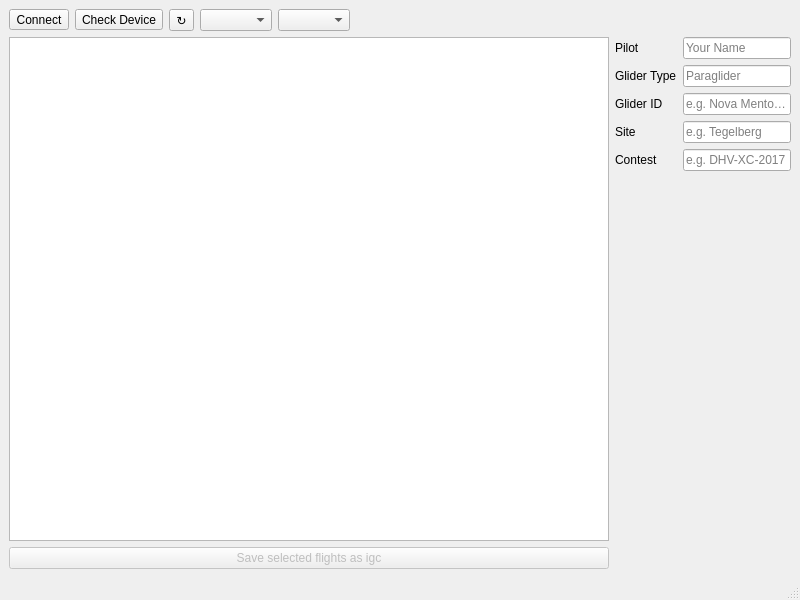
<?xml version="1.0" encoding="UTF-8"?>
<ui version="4.0">
 <class>MainWindow</class>
 <widget class="QMainWindow" name="MainWindow">
  <property name="geometry">
   <rect>
    <x>0</x>
    <y>0</y>
    <width>800</width>
    <height>600</height>
   </rect>
  </property>
  <property name="windowTitle">
   <string>VarioDump</string>
  </property>
  <widget class="QWidget" name="centralwidget">
   <layout class="QGridLayout" name="gridLayout" columnstretch="70,0">
    <item row="1" column="0">
     <widget class="QListWidget" name="listWidget">
      <property name="sizePolicy">
       <sizepolicy hsizetype="Expanding" vsizetype="Expanding">
        <horstretch>0</horstretch>
        <verstretch>100</verstretch>
       </sizepolicy>
      </property>
      <property name="editTriggers">
       <set>QAbstractItemView::NoEditTriggers</set>
      </property>
      <property name="showDropIndicator" stdset="0">
       <bool>false</bool>
      </property>
      <property name="alternatingRowColors">
       <bool>true</bool>
      </property>
      <property name="selectionMode">
       <enum>QAbstractItemView::ExtendedSelection</enum>
      </property>
      <property name="selectionBehavior">
       <enum>QAbstractItemView::SelectRows</enum>
      </property>
      <property name="iconSize">
       <size>
        <width>16</width>
        <height>16</height>
       </size>
      </property>
      <property name="verticalScrollMode">
       <enum>QAbstractItemView::ScrollPerPixel</enum>
      </property>
      <property name="horizontalScrollMode">
       <enum>QAbstractItemView::ScrollPerPixel</enum>
      </property>
      <property name="uniformItemSizes">
       <bool>true</bool>
      </property>
     </widget>
    </item>
    <item row="1" column="1">
     <layout class="QFormLayout" name="formLayout">
      <item row="0" column="0">
       <widget class="QLabel" name="label">
        <property name="text">
         <string>Pilot</string>
        </property>
       </widget>
      </item>
      <item row="0" column="1">
       <widget class="QLineEdit" name="pilotEdit">
        <property name="placeholderText">
         <string>Your Name</string>
        </property>
       </widget>
      </item>
      <item row="1" column="0">
       <widget class="QLabel" name="label_2">
        <property name="text">
         <string>Glider Type</string>
        </property>
       </widget>
      </item>
      <item row="1" column="1">
       <widget class="QLineEdit" name="gliderEdit">
        <property name="text">
         <string/>
        </property>
        <property name="placeholderText">
         <string>Paraglider</string>
        </property>
       </widget>
      </item>
      <item row="2" column="0">
       <widget class="QLabel" name="label_3">
        <property name="text">
         <string>Glider ID</string>
        </property>
       </widget>
      </item>
      <item row="2" column="1">
       <widget class="QLineEdit" name="gliderIdEdit">
        <property name="placeholderText">
         <string>e.g. Nova Mentor 5M</string>
        </property>
       </widget>
      </item>
      <item row="3" column="0">
       <widget class="QLabel" name="label_4">
        <property name="text">
         <string>Site</string>
        </property>
       </widget>
      </item>
      <item row="3" column="1">
       <widget class="QLineEdit" name="siteEdit">
        <property name="text">
         <string/>
        </property>
        <property name="placeholderText">
         <string>e.g. Tegelberg</string>
        </property>
       </widget>
      </item>
      <item row="4" column="0">
       <widget class="QLabel" name="label_5">
        <property name="text">
         <string>Contest</string>
        </property>
       </widget>
      </item>
      <item row="4" column="1">
       <widget class="QLineEdit" name="contestEdit">
        <property name="text">
         <string/>
        </property>
        <property name="placeholderText">
         <string>e.g. DHV-XC-2017</string>
        </property>
       </widget>
      </item>
     </layout>
    </item>
    <item row="2" column="0">
     <widget class="QPushButton" name="saveButton">
      <property name="enabled">
       <bool>false</bool>
      </property>
      <property name="text">
       <string>Save selected flights as igc</string>
      </property>
     </widget>
    </item>
    <item row="0" column="0" colspan="2">
     <layout class="QHBoxLayout" name="horizontalLayout">
      <item>
       <widget class="QToolButton" name="connectButton">
        <property name="text">
         <string>Connect</string>
        </property>
       </widget>
      </item>
      <item>
       <widget class="QToolButton" name="checkButton">
        <property name="text">
         <string>Check Device</string>
        </property>
        <property name="toolTip">
         <string>Verify device connection and display model and firmware info</string>
        </property>
       </widget>
      </item>
      <item>
       <widget class="QToolButton" name="refreshButton">
        <property name="text">
         <string>↻</string>
        </property>
        <property name="toolTip">
         <string>Refresh Serial Ports</string>
        </property>
       </widget>
      </item>
      <item>
       <widget class="QComboBox" name="comComboBox"/>
      </item>
      <item>
       <widget class="QComboBox" name="baudComboBox"/>
      </item>
      <item>
       <spacer name="horizontalSpacer">
        <property name="orientation">
         <enum>Qt::Horizontal</enum>
        </property>
        <property name="sizeHint" stdset="0">
         <size>
          <width>40</width>
          <height>20</height>
         </size>
        </property>
       </spacer>
      </item>
     </layout>
    </item>
   </layout>
  </widget>
  <widget class="QStatusBar" name="statusbar"/>
 </widget>
 <resources/>
 <connections/>
</ui>
